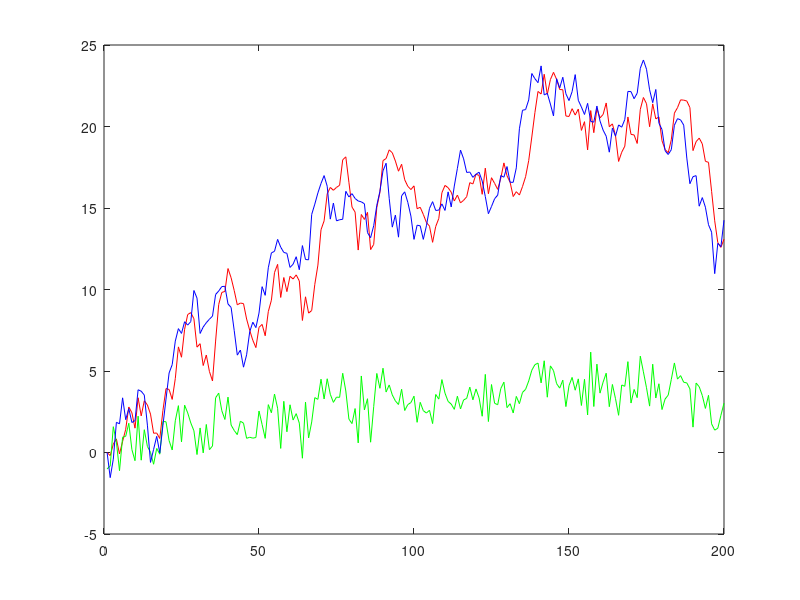

Write MATLAB code to recreate this figure.
% kalman test
clear

N=200;

w(1)=0;

w=randn(1,N)

x(1)=0;

a=1;

for k=2:N;

x(k)=a*x(k-1)+w(k-1);

end

V=randn(1,N);

q1=std(V);

Rvv=q1.^2;

q2=std(x);

Rxx=q2.^2;

q3=std(w);

Rww=q3.^2;

c=0.2;

Y=c*x+V;

p(1)=0;

s(1)=0;

for t=2:N;

p1(t)=a.^2*p(t-1)+Rww;

b(t)=c*p1(t)/(c.^2*p1(t)+Rvv);

s(t)=a*s(t-1)+b(t)*(Y(t)-a*c*s(t-1));

p(t)=p1(t)-c*b(t)*p1(t);

end

t=1:N;

plot(t,s,'r',t,Y,'g',t,x,'b');